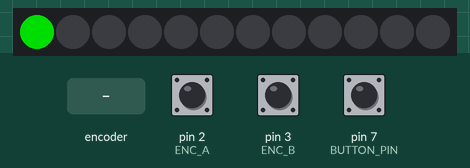
Recording of a sketch running on a simulated Arduino Uno, built with avr-gcc and run on an emulated ATmega328P. Shown: 12 RGB LEDs in strip order, left to right. The test bench sets the inputs (shaded band); at power-on: pin 7 (BUTTON_PIN) HIGH, pin 2 (ENC_A) HIGH, pin 3 (ENC_B) HIGH. Dim RGB values are drawn brighter than linear; what the sketch prints to the serial monitor is not drawn.

Above: at 1.2 s.
1.3 s: rotary encoder on pin 2 (ENC_A) / pin 3 (ENC_B) turned 1 step (first pin leading)
At 2.6 s:
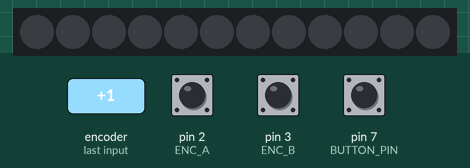
3.0 s: pin 7 (BUTTON_PIN) pulled LOW for 0.15 s
4.6 s: rotary encoder on pin 2 (ENC_A) / pin 3 (ENC_B) turned 2 steps (second pin leading)
At 6.1 s:
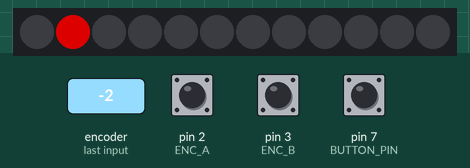
6.5 s: pin 7 (BUTTON_PIN) pulled LOW for 1 s
At 8.7 s:
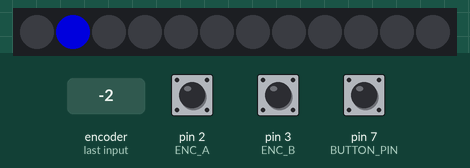
9.0 s: pin 7 (BUTTON_PIN) pulled LOW for 0.15 s
At 9.8 s:
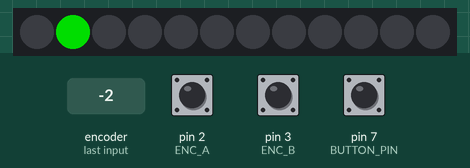
10.6 s: pin 7 (BUTTON_PIN) pulled LOW for 3.2 s
At 14.6 s:
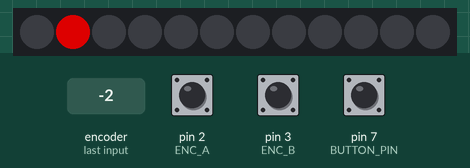
Timing chart, 0 to 16.1 s (numbered marks = the images above; inputs shaded):
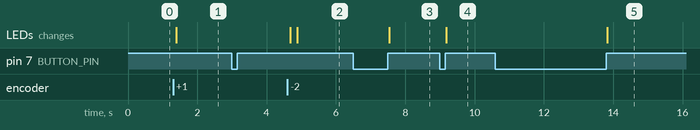

Measured:
- after the input at 1.3 s, the LEDs: change after 0.09 s (image 1)
- after the input at 3.0 s, every drawn part: stays the same
- after the input at 4.6 s, the LEDs: first change after 0.08 s (image 2 shows a later state)
- after the input at 6.5 s, the LEDs: change after 1.0 s (image 3)
- after the input at 9.0 s, the LEDs: change after 0.19 s (image 4)
- after the input at 10.6 s, the LEDs: change after 3.2 s (image 5)

The sketch:

lab1_rgb_rotaryEncoder.ino
```cpp
/* Rotary Encoder Setup Refernce taken from  Oleg Mazurov's code for rotary encoder interrupt service routines for AVR micros
    https://chome.nerpa.tech/mcu/reading-rotary-encoder-on-arduino/

*/
/* Neopixel Default Example sketch used as reference
https://github.com/adafruit/Adafruit_NeoPixel
*/
//buton setup
const int BUTTON_PIN = 7; // the number of the pushbutton pin

// Rotary Encoder Variables:
int lastState = HIGH; //  previous state from the input pin
int currentState;    //  current reading from the input pin
//colour state for the rgb leds
char colour = 0;

//rotary setup
// Define rotary encoder pins
#define ENC_A 2
#define ENC_B 3

unsigned long _lastIncReadTime = micros();
unsigned long _lastDecReadTime = micros();
int _pauseLength = 25000;
int _fastIncrement = 10;

volatile int counter = 0;

//neopixel
#include <Adafruit_NeoPixel.h>
#ifdef __AVR__
 #include <avr/power.h> // Required for 16 MHz Adafruit Trinket
#endif
//neopixel pin
#define PIN        6

// How many NeoPixels are attached to the Arduino?
#define NUMPIXELS 12 // Popular NeoPixel ring size

Adafruit_NeoPixel pixels(NUMPIXELS, PIN, NEO_GRB + NEO_KHZ800);

void setup() {

  //buton setup
  pinMode(BUTTON_PIN, INPUT_PULLUP);

  // Set encoder pins and attach interrupts
  pinMode(ENC_A, INPUT_PULLUP);
  pinMode(ENC_B, INPUT_PULLUP);
  attachInterrupt(digitalPinToInterrupt(ENC_A), read_encoder, CHANGE);
  attachInterrupt(digitalPinToInterrupt(ENC_B), read_encoder, CHANGE);

  // Start the serial monitor to show output
  Serial.begin(9600);

  //neopixel
  pixels.begin(); // INITIALIZE NeoPixel strip object (REQUIRED)

}

void loop() {
  static int lastCounter = 0;

  // If count has changed print the new value to serial
  if(counter != lastCounter){
    Serial.println(counter);
    lastCounter = counter;
  }

    pixels.clear(); // Set all pixel colors to 'off'

//detection for which colour the ledsshould be set too
    if(colour == 0)
    {
          pixels.setPixelColor(counter, pixels.Color(0, 150, 0));

    }
    else if(colour == 1)
    {
          pixels.setPixelColor(counter, pixels.Color(150, 0, 0));
    }
    else
    {
          pixels.setPixelColor(counter, pixels.Color(0, 0, 150));

    }


    pixels.show();   // Send the updated pixel colors to the hardware.

    //buton read

    currentState = digitalRead(BUTTON_PIN);

  if(lastState == LOW && currentState == HIGH)
  {

    if(colour == 2)
    {
      colour = 0;
    }
    else
    {     colour ++;

    }
    Serial.println(colour);

  }


  // save the last state
  lastState = currentState;
  counter = counter%12;
  currentState = currentState%12;


  delay(20);


}

void read_encoder() {

  static uint8_t old_AB = 3;  // Lookup table index
  static int8_t encval = 0;   // Encoder value
  static const int8_t enc_states[]  = {0,-1,1,0,1,0,0,-1,-1,0,0,1,0,1,-1,0}; // Lookup table

  old_AB <<=2;  // Remember previous state

  if (digitalRead(ENC_A)) old_AB |= 0x02; // Add current state of pin A
  if (digitalRead(ENC_B)) old_AB |= 0x01; // Add current state of pin B

  encval += enc_states[( old_AB & 0x0f )];

  // Update counter if encoder has rotated a full indent, that is at least 4 steps
  if( encval > 3 ) {        // Four steps forward
    int changevalue = -1;
    if((micros() - _lastIncReadTime) < _pauseLength) {
      changevalue = _fastIncrement * changevalue;
    }
    _lastIncReadTime = micros();
    counter = counter + changevalue;              // Update counter
    encval = 0;
  }
  else if( encval < -3 ) {        // Four steps backward
    int changevalue = 1;
    if((micros() - _lastDecReadTime) < _pauseLength) {
      changevalue = _fastIncrement * changevalue;
    }
    _lastDecReadTime = micros();
    counter = counter + changevalue;              // Update counter
    encval = 0;
  }

} 
```
